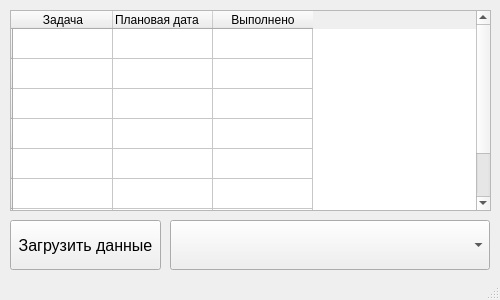
<?xml version="1.0" encoding="UTF-8"?>
<ui version="4.0">
 <class>MainWindow</class>
 <widget class="QMainWindow" name="MainWindow">
  <property name="geometry">
   <rect>
    <x>0</x>
    <y>0</y>
    <width>500</width>
    <height>300</height>
   </rect>
  </property>
  <property name="sizePolicy">
   <sizepolicy hsizetype="Fixed" vsizetype="Fixed">
    <horstretch>0</horstretch>
    <verstretch>0</verstretch>
   </sizepolicy>
  </property>
  <property name="minimumSize">
   <size>
    <width>500</width>
    <height>300</height>
   </size>
  </property>
  <property name="maximumSize">
   <size>
    <width>500</width>
    <height>300</height>
   </size>
  </property>
  <property name="baseSize">
   <size>
    <width>600</width>
    <height>400</height>
   </size>
  </property>
  <property name="windowTitle">
   <string>MainWindow</string>
  </property>
  <property name="windowIcon">
   <iconset>
    <normaloff>process.ico</normaloff>process.ico</iconset>
  </property>
  <widget class="QWidget" name="centralwidget">
   <widget class="QTableWidget" name="tableWidget">
    <property name="geometry">
     <rect>
      <x>10</x>
      <y>10</y>
      <width>481</width>
      <height>201</height>
     </rect>
    </property>
    <row>
     <property name="text">
      <string/>
     </property>
    </row>
    <row>
     <property name="text">
      <string/>
     </property>
    </row>
    <row>
     <property name="text">
      <string/>
     </property>
    </row>
    <row>
     <property name="text">
      <string/>
     </property>
    </row>
    <row>
     <property name="text">
      <string/>
     </property>
    </row>
    <row>
     <property name="text">
      <string/>
     </property>
    </row>
    <row>
     <property name="text">
      <string/>
     </property>
    </row>
    <row>
     <property name="text">
      <string/>
     </property>
    </row>
    <column>
     <property name="text">
      <string>Задача</string>
     </property>
    </column>
    <column>
     <property name="text">
      <string>Плановая дата</string>
     </property>
     <property name="textAlignment">
      <set>AlignJustify|AlignVCenter</set>
     </property>
    </column>
    <column>
     <property name="text">
      <string>Выполнено</string>
     </property>
    </column>
   </widget>
   <widget class="QPushButton" name="pushButton">
    <property name="geometry">
     <rect>
      <x>10</x>
      <y>220</y>
      <width>151</width>
      <height>50</height>
     </rect>
    </property>
    <property name="minimumSize">
     <size>
      <width>151</width>
      <height>50</height>
     </size>
    </property>
    <property name="font">
     <font>
      <pointsize>12</pointsize>
     </font>
    </property>
    <property name="text">
     <string notr="true">Загрузить данные</string>
    </property>
    <property name="default">
     <bool>false</bool>
    </property>
    <property name="flat">
     <bool>false</bool>
    </property>
   </widget>
   <widget class="QComboBox" name="comboBox">
    <property name="geometry">
     <rect>
      <x>170</x>
      <y>220</y>
      <width>320</width>
      <height>50</height>
     </rect>
    </property>
    <property name="minimumSize">
     <size>
      <width>320</width>
      <height>50</height>
     </size>
    </property>
    <property name="maximumSize">
     <size>
      <width>320</width>
      <height>50</height>
     </size>
    </property>
    <property name="baseSize">
     <size>
      <width>320</width>
      <height>50</height>
     </size>
    </property>
    <property name="sizeAdjustPolicy">
     <enum>QComboBox::AdjustToContents</enum>
    </property>
   </widget>
  </widget>
  <widget class="QMenuBar" name="menubar">
   <property name="geometry">
    <rect>
     <x>0</x>
     <y>0</y>
     <width>500</width>
     <height>18</height>
    </rect>
   </property>
  </widget>
  <widget class="QStatusBar" name="statusbar"/>
 </widget>
 <resources/>
 <connections/>
</ui>
